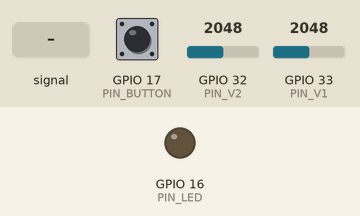
This sketch was run on a simulated ESP32. Parts: output pins drawn as LEDs (lit = HIGH). The inputs (shaded band) are chosen by the test bench; at power-on: GPIO 32 (PIN_V2) = 2048, GPIO 17 (PIN_BUTTON) HIGH, GPIO 33 (PIN_V1) = 2048. What the sketch prints to the serial monitor is not drawn.

Above: at 1.2 s.
1.3 s: GPIO 32 (PIN_V2) fed a 200 Hz sine of ±1842 counts around its level
At 2.37 s:
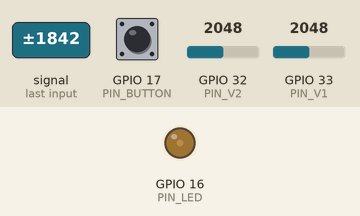
4.3 s: GPIO 32 (PIN_V2) set to 3740
10.4 s: GPIO 32 (PIN_V2) set to 3662
At 10.9 s:
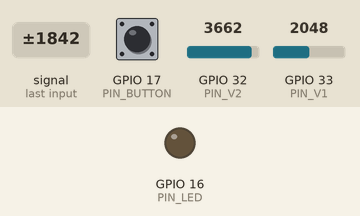
11.9 s: GPIO 32 (PIN_V2) set to 4095
At 12.6 s:
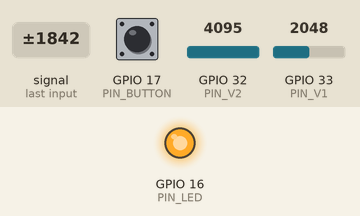
Timing chart, 0 to 14.4 s (numbered marks = the images above; inputs shaded):
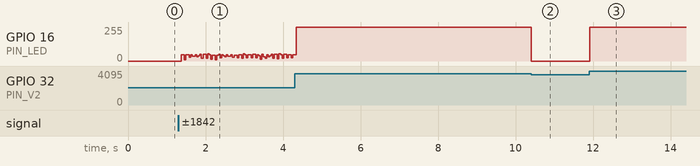

Measured:
- after the input at 10.4 s, GPIO 16 (PIN_LED): 255/255 → 0/255 at once
- after the input at 11.9 s, GPIO 16 (PIN_LED): 0/255 → 255/255 at once

The sketch:

Elek_merijumu-jaudas_metrs.ino
```cpp
#include <Arduino.h>

// Main info
// 2 Modes: 1) DC Power ; 2) AC Power

// Mode info:
// 1) DC P --- Terminals(4): Supply in/out , Load in/out ; ONLY IN SERIES ; SPLY- & LOAD- connected , Voltage(SPLY+/SPLY- --> VD1 --> MCU) , Amperage(SPLY+/LOAD+ --> SHNT --> VD2 --> MCU)
// 2) AC P --- Terminals(4): Supply in/out , Load in/out ; ONLY IN SERIES ; SPLY- & LOAD- connected , Voltage(SPLY+/SPLY- --> FWB1 --> VD1 --> MCU) , Amperage(SHNT --> FWB2 --> VD2 -->  MCU)

// Devices:
// ESP32 (MCU)               ---  PINS:
// Indicator LED red (LEDR)  ---  For over voltage warning
// Voltage devider (VD1)     ---  For V1
// Voltage devider (VD2)     ---  For V2 (I)
// Shunt resistor (SHNT)     ---  For I
// Full wave bridge 1 (FWB1) ---  For AC V1
// Full wave bridge 2 (FWB2) ---  For AC V2 (I)

// Measured power supply (SPLY)
// Measured load (LOAD)

// Button debuging, leave undefined for no extra info
#define BUTTON_DEBUGING_SERIAL_INFO

// Leave undifined for no extra timers
#define MORE_TIME_MEASUREMENTS 1

// Analog input buffer size
#define BUFFER_SIZE 200

// Shunt resistors resistance
#define SHUNT_RESISTANCE 0.80436242

// Defins the output to input ratio of voltage dividors (1 / x)
#define VD1_RATIO 10
#define VD2_RATIO 10

// Defines least significant bits
#define LSB_V1 3.3F/4095.0f
#define LSB_V2 3.3F/4095.0f
#define LSB_I LSB_V2
#define LSB_P LSB_V1*LSB_I

// Pins
#define PIN_V1 33
#define PIN_V2 32
#define PIN_LED 16
#define PIN_BUTTON 17

// Stores if button is pressed down
int buttonState;
// Denots the current selected mode
uint16_t selectedMode = 1;

// Buffers for analog measurements (voltage and amperage)
uint16_t bufferV1[BUFFER_SIZE];
uint16_t bufferV2[BUFFER_SIZE];

// Processing variables
uint64_t sumV1 = 0;
uint64_t sumV2 = 0;

// Unique to AC
int64_t rmsSumV1 = 0;
int64_t rmsSumV2 = 0;
int64_t rmsSumI = 0;
int64_t realPowerSum = 0;

// Output variables
float spikeMaxV1 = 0;
float spikeMaxV2 = 0;

float dipMinV1 = 4095;
float dipMinV2 = 4095;

float avgV1 = 0;
float avgV2 = 0;

float avgI = 0;

// Unique to DC
float avgP = 0;

// Unique to AC
float rmsV1 = 0;
float rmsV2 = 0;
float rmsI = 0;
float realPower = 0;
float apparentPower = 0;
float reactivePower = 0;
float powerFactor = 0;

// Only executed on power on
void setup() {
  // Starts serial monitor, with baud rate of 115200
  Serial.begin(115200);
  Serial.println("// Start up begin //");

  // Initiates the pins
  pinMode(PIN_V1, INPUT);
  pinMode(PIN_V2, INPUT);
  pinMode(PIN_LED, OUTPUT);
  pinMode(PIN_BUTTON, INPUT_PULLUP);

  // Turns the LED off
  digitalWrite(PIN_LED, LOW);

  // Measures the length of the setup function in milliseconds
  unsigned long millisOut = millis();
  Serial.print("// Start up done in ");
  Serial.print(millisOut);
  Serial.println("ms //");
}

void loop() {

  Serial.print("\n// New loop in Mode: ");
  Serial.print(selectedMode);
  Serial.println(" //");
  unsigned long loopMillis = millis();

  // Only adds extra timer variables, if extra timers ar on
  #ifdef MORE_TIME_MEASUREMENTS
    unsigned long readerMicros;
    unsigned long processingMicros;
  #endif

  // Resets variables, so last cycle dosn't effect this cycle
  varResetter();

  // Extra timer for reader starts
  #ifdef MORE_TIME_MEASUREMENTS
    readerMicros = micros();
  #endif

  // Reads and writes analog inputs, handels button and LED functions
  inputReader();

  // Extra timer for inputReader ends and dataProcessor starts
  #ifdef MORE_TIME_MEASUREMENTS
    readerMicros = micros() - readerMicros;
    Serial.print("// Reader done in ");
    Serial.print(readerMicros);
    Serial.println(" us //");

    processingMicros = micros();
  #endif

  // Processes analog data
  dataProcessor();

  // Extra timer for dataProcessor ends
  #ifdef MORE_TIME_MEASUREMENTS
    processingMicros = micros() - processingMicros;
    Serial.print("// Processing done in ");
    Serial.print(processingMicros);
    Serial.println(" us //");
  #endif

  // Prints outputs to serial monitor
  outputPrinter();

  Serial.print("// Loop done in ");
  loopMillis = millis() - loopMillis;
  Serial.print(loopMillis);
  Serial.println("ms //\n");
}

// Resets variables, so last cycle dosn't effect this cycle
void varResetter(){

  // Processing variables
  sumV1 = 0;
  sumV2 = 0;

  // Unique to AC
  rmsSumV1 = 0;
  rmsSumV2 = 0;
  rmsSumI = 0;
  realPowerSum = 0;

  // Output variables
  spikeMaxV1 = 0;
  spikeMaxV2 = 0;

  dipMinV1 = 4095;
  dipMinV2 = 4095;

  avgV1 = 0;
  avgV2 = 0;

  avgI = 0;

  // Unique to DC
  avgP = 0;

  // Unique to AC
  rmsV1 = 0;
  rmsV2 = 0;
  rmsI = 0;
  realPower = 0;
  apparentPower = 0;
  reactivePower = 0;
  powerFactor = 0;

}

// Reads and writes analog inputs, handels button and LED functions
void inputReader(){
  // 4 = button was pressed down / 2 = button was up
  int buttonLatch;
  bool ledStillOn;

  // Cycle every buffer entry
  for(int i = 0; i < BUFFER_SIZE; i++){
    // Reads button state
    buttonState = digitalRead(PIN_BUTTON);
    ledStillOn = false;

    // Button checker
    // Only execute every 10th cycle
    if (i % 10 == 0){
      // Switch statement uses a hash, that is comprised of the current button state and the previous for cycles button state
      switch (buttonState + buttonLatch){
        default:
          buttonLatch = 2;
          Serial.println("/// BUTTON HASH MISMATCH ERROR ///");
        break;

        case 3:
          // Not pressed / wasn't pressed
          #ifdef BUTTON_DEBUGING_SERIAL_INFO
            // Serial.println("No button activity");
          #endif
        break;

        case 2:
          // Is pressed / wasn't pressed
          Serial.println("BUTTON CLICK!!!");

          buttonLatch = 4;

          ++selectedMode;
          if(selectedMode >= 3){
            selectedMode = 1;
          }

        break;

        case 5:
          // Isn't pressed / was pressed
          buttonLatch = 2;
          #ifdef BUTTON_DEBUGING_SERIAL_INFO
            // Serial.println("BUTTON RESET");
          #endif
        break;

        case 4:
          // Is pressed / was pressed
          #ifdef BUTTON_DEBUGING_SERIAL_INFO
            // Serial.println("Button is held down");
          #endif
        break;
      }

    }

    // Read and store an analog value for each buffer entry
    bufferV1[i] = analogRead(PIN_V1);
    bufferV2[i] = analogRead(PIN_V2);
    // Every buffer entry together
    sumV1 += bufferV1[i];
    sumV2 += bufferV2[i];

    // Check every buffer entry and store the highest and lowest ones
    if((float)bufferV1[i] > spikeMaxV1){
      spikeMaxV1 = (float)bufferV1[i];
    }
    else if ((float)bufferV1[i] < dipMinV1){
      dipMinV1 = (float)bufferV1[i];
    }

    if((float)bufferV2[i] > spikeMaxV2){
      spikeMaxV2 = (float)bufferV2[i];
    }
    else if ((float)bufferV2[i] < dipMinV2){
      dipMinV2 = (float)bufferV2[i];
    }

    // Over voltage warning checker
    if(bufferV1[i] > 3700){
      digitalWrite(PIN_LED, HIGH);
      ledStillOn = true;
      Serial.println("/// V1 IS OVER 3V ///");
    }
    if(bufferV2[i] > 3700){
      digitalWrite(PIN_LED, HIGH);
      ledStillOn = true;
      Serial.println("/// V2 IS OVER 3V ///");
    }
    if(ledStillOn == false){
      digitalWrite(PIN_LED, LOW);
    }

    delayMicroseconds(200);
  }

}

// Processes analog data
void dataProcessor(){
  // Calculate average by deviding the sum of all buffer entries by the buffer entry count
  avgV1 = sumV1/(float)BUFFER_SIZE;
  avgV2 = sumV2/(float)BUFFER_SIZE;

  // Depending on selected mode, calculate different things
  switch(selectedMode){
    case 1:
      // If DC mode
      // Calculate average current and power
      avgI = (avgV1 - avgV2) / SHUNT_RESISTANCE;
      avgP = avgV1 * avgI;
    break;

    case 2:
      // If AC mode
      // Cycle through all buffer entries
      for(int i = 0; i < BUFFER_SIZE; i++){
        // Sum all buffer entries after squaring them
        rmsSumV1 += (int64_t)(bufferV1[i]*bufferV1[i]);
        rmsSumV2 += (int64_t)(bufferV2[i]*bufferV2[i]);

        // Calculate the sum of all RMS currents and powers
        rmsSumI += (int64_t)( (bufferV1[i] - bufferV2[i]) / SHUNT_RESISTANCE );
        realPowerSum += (int64_t)(bufferV1[i] * ((bufferV1[i] - bufferV2[i]) / SHUNT_RESISTANCE ) );
      }

      // Calculate the AC specific variables
      rmsV1 = sqrt(rmsSumV1/(float)BUFFER_SIZE);
      rmsV2 = sqrt(rmsSumV2/(float)BUFFER_SIZE);
      rmsI = sqrt(rmsSumI/(float)BUFFER_SIZE);
      realPower = realPowerSum/(float)BUFFER_SIZE;
      apparentPower = rmsV1*rmsI;
      reactivePower = sqrt(apparentPower*apparentPower-realPower*realPower);
      powerFactor = realPower/apparentPower;
    break;

    default:
      // If mode is out of range (1 or 2), return error
      Serial.println("/// SELECTED MODE ERROR ///");
    break;
  }
}

// Prints outputs to serial monitor
void outputPrinter(){
  // General info for voltage 1
  Serial.print("Max spike of V1: ");
  Serial.print(spikeMaxV1 * LSB_V1 * VD1_RATIO);
  Serial.println(" V");

  Serial.print("Min dip of V1: ");
  Serial.print(dipMinV1 * LSB_V1 * VD1_RATIO);
  Serial.println(" V");

  Serial.print("Average V1: ");
  Serial.print(avgV1 * LSB_V1 * VD1_RATIO);
  Serial.println(" V");

  // General info for voltage 2
  Serial.print("Max spike of V2: ");
  Serial.print(spikeMaxV2 * LSB_V2 * VD2_RATIO);
  Serial.println(" V");

  Serial.print("Min dip of V2: ");
  Serial.print(dipMinV2 * LSB_V2 * VD2_RATIO);
  Serial.println(" V");

  Serial.print("Average V2: ");
  Serial.print(avgV2 * LSB_V2 * VD2_RATIO);
  Serial.println(" V");

  switch(selectedMode){
    case 1:
      // DC info
      Serial.print("Average I: ");
      Serial.print(avgI * LSB_I * VD2_RATIO);
      Serial.println(" A");

      Serial.print("Average P: ");
      Serial.print(avgP * LSB_P * VD1_RATIO * VD2_RATIO);
      Serial.println(" W");
    break;

    case 2:
      // AC info
      Serial.print("RMS of V1: ");
      Serial.print(rmsV1 * LSB_V1 * VD1_RATIO);
      Serial.println(" V");

      Serial.print("RMS of V2: ");
      Serial.print(rmsV2 * LSB_V2 * VD2_RATIO);
      Serial.println(" V");

      Serial.print("RMS of I: ");
      Serial.print(rmsI * LSB_I * VD2_RATIO);
      Serial.println(" A");

      Serial.print("Real power: ");
      Serial.print(realPower * LSB_P * VD1_RATIO * VD2_RATIO);
      Serial.println(" W");

      Serial.print("Apparrent power: ");
      Serial.print(apparentPower * LSB_P * VD1_RATIO * VD2_RATIO);
      Serial.println(" VA");

      Serial.print("Reactive power: ");
      Serial.print(reactivePower * LSB_P * VD1_RATIO * VD2_RATIO);
      Serial.println(" VAR");

      Serial.print("Power factor: ");
      Serial.println(powerFactor);
    break;

    default:
      Serial.println("/// SELECTED MODE ERROR ///");
    break;
  }
}
```
